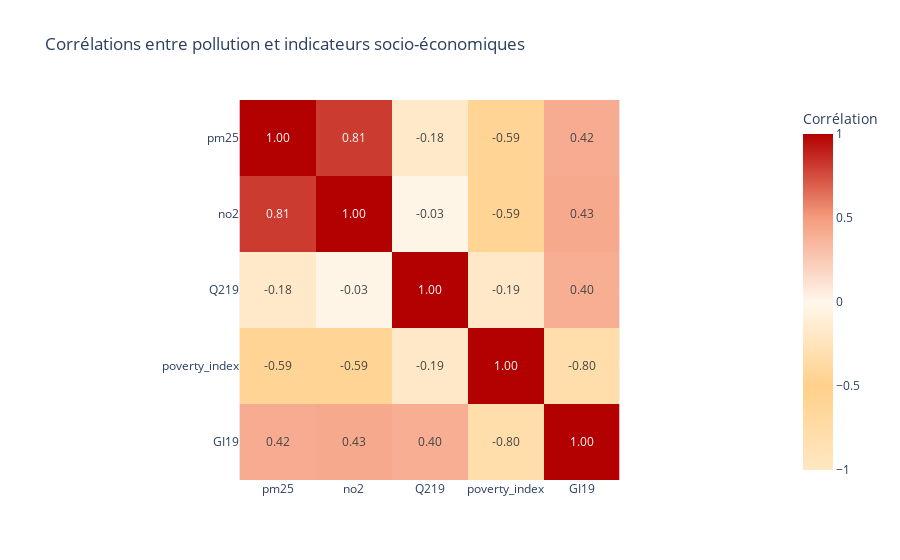

This figure's notebook cell:
### Markdown cell above
Les nuages de points ne mettent pas en évidence de relation linéaire claire entre pollution et niveau de vie. La forte densité des observations et la faible variance de certains polluants rendent ces graphiques peu lisibles. Afin de mieux comparer les niveaux de pollution entre groupes de communes, nous utilisons ensuite une analyse par quantiles.

### Code cell
df[["pm25", "pm10", "no2", "poverty_index", "Q219", "GI19"]].corr()

vars_heatmap = ["pm25", "no2", "Q219", "poverty_index", "GI19"]
corr = df[vars_heatmap].corr()

# Palette divergente chaude (orange pastel -> blanc -> rouge)
warm_diverging = [
    [0.0,  "#FFE8C2"],  # orange très clair (corr -1)
    [0.25, "#FFD08A"],  # orange clair
    [0.5,  "#FFF7EC"],  # quasi blanc (corr 0)
    [0.75, "#F59C7D"],  # rouge/orange
    [1.0,  "#B30000"],  # rouge foncé (corr +1)
]

fig = px.imshow(
    corr,
    text_auto=".2f",
    zmin=-1, zmax=1,
    color_continuous_scale=warm_diverging,
    title="Corrélations entre pollution et indicateurs socio-économiques"
)

fig.update_layout(
    xaxis_title="",
    yaxis_title="",
    coloraxis_colorbar=dict(title="Corrélation"),
)

fig.show()

### Figure 1 — Plotly figure (JSON) as saved in the notebook; plotly's stock layout.template omitted (floating-point values rounded to 4 significant figures)
{"data": [{"coloraxis": "coloraxis", "hovertemplate": "x: %{x}<br>y: %{y}<br>color: %{z}<extra></extra>", "name": "0", "texttemplate": "%{z:.2f}", "type": "heatmap", "x": ["pm25", "no2", "Q219", "poverty_index", "GI19"], "xaxis": "x", "y": ["pm25", "no2", "Q219", "poverty_index", "GI19"], "yaxis": "y", "z": [[1, 0.8105, -0.1794, -0.5856, 0.4151], [0.8105, 1, -0.03057, -0.5894, 0.4283], [-0.1794, -0.03057, 1, -0.1866, 0.4022], [-0.5856, -0.5894, -0.1866, 1, -0.8013], [0.4151, 0.4283, 0.4022, -0.8013, 1]]}], "layout": {"coloraxis": {"cmax": 1, "cmin": -1, "colorbar": {"title": {"text": "Corrélation"}}, "colorscale": [[0, "#FFE8C2"], [0.25, "#FFD08A"], [0.5, "#FFF7EC"], [0.75, "#F59C7D"], [1, "#B30000"]]}, "title": {"text": "Corrélations entre pollution et indicateurs socio-économiques"}, "xaxis": {"anchor": "y", "constrain": "domain", "domain": [0, 1], "scaleanchor": "y", "title": {"text": ""}}, "yaxis": {"anchor": "x", "autorange": "reversed", "constrain": "domain", "domain": [0, 1], "title": {"text": ""}}}}
